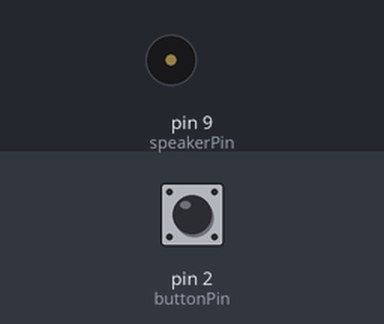
Simulated run of this sketch. Board: Arduino Uno, built with avr-gcc and run on an emulated ATmega328P. Parts: buzzer (waves = sounding). The test bench sets the inputs (shaded band); at power-on: pin 2 (buttonPin) HIGH.

Above: at 1.2 s.
1.3 s: pin 2 (buttonPin) pulled LOW for 0.15 s
At 1.75 s:
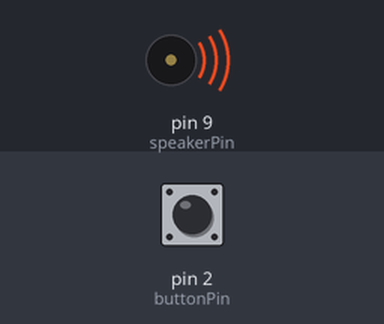
Timing chart, 0 to 10.4 s (numbered marks = the images above; inputs shaded):
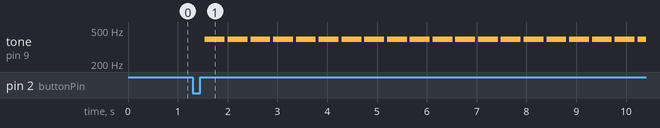

The sketch:

AnoojButton.ino
```cpp
/* Melody
 * (cleft) 2005 D. Cuartielles for K3
 *
 * This example uses a piezo speaker to play melodies.  It sends
 * a square wave of the appropriate frequency to the piezo, generating
 * the corresponding tone.
 *
 * The calculation of the tones is made following the mathematical
 * operation:
 *
 *       timeHigh = period / 2 = 1 / (2 * toneFrequency)
 *
 * where the different tones are described as in the table:
 *
 * note   frequency   period  timeHigh
 * c          261 Hz          3830  1915
 * d          294 Hz          3400  1700
 * e          329 Hz          3038  1519
 * f          349 Hz          2864  1432
 * g          392 Hz          2550  1275
 * a          440 Hz          2272  1136
 * b          493 Hz          2028  1014
 * C          523 Hz          1912  956
 *
 * http://www.arduino.cc/en/Tutorial/Melody
 */

int speakerPin = 9;
int buttonPin = 2; //pushbutton
int val = 0;

int length = 15; // the number of notes
//char notes[] = "ccggaagffeeddc "; // a space represents a rest
char notes[] = "ggggggggggggggg";

//int beats[] = { 1, 1, 1, 1, 1, 1, 2, 1, 1, 1, 1, 1, 1, 2, 4 };
int beats[] = { 1, 1, 1, 1, 1, 1, 1, 1, 1, 1, 1, 1, 1, 1, 1 };
int tempo = 100;

void playTone(int tone, int duration) {
  for (long i = 0; i < duration * 1000L; i += tone * 2) {
    digitalWrite(speakerPin, HIGH);
    delayMicroseconds(tone);
    digitalWrite(speakerPin, LOW);
    delayMicroseconds(tone);
  }
}

void playNote(char note, int duration) {
  char names[] = { 'c', 'd', 'e', 'f', 'g', 'a', 'b', 'C' };
  int tones[] = { 1915, 1700, 1519, 1432, 1275, 1136, 1014, 956 };

  // play the tone corresponding to the note name
  for (int i = 0; i < 8; i++) {
    if (names[i] == note) {
      playTone(tones[i], duration);
    }
  }
}

void setup() {
  pinMode(speakerPin, OUTPUT);
  pinMode(buttonPin, INPUT); //declare pushbutton as input
}

// Notice that this is a global variable that keeps track if the program should play the notes.
// The value of the variable will be changed each time the user presses the hidden button.
bool playNotes = false;

void loop() {
  val = digitalRead(buttonPin);
  if (val == LOW)
  {
    // The button has been pressed switch the value of playNotes
    playNotes = !playNotes;
    // Wait until the user lets go of the button.
    // This while loop will check every 200 milliseconds to see if the button is still pressed.
    // One the user lets go of the button, the value will be HIGH and code will exit the while loop
    // and continue.
    while ( digitalRead(buttonPin) == LOW ) {
      delay(200);
    }
  }

  // Play the notes if playNotes is set to true
  if ( playNotes ) {

      for (int i = 0; i < length; i++) {
        if (notes[i] == ' ') {
          delay(beats[i] * tempo); // rest
        } else {
          playNote(notes[i], beats[i] * tempo);
        }

        // pause between notes
        delay(tempo / 2);
     }
  }

}
```

Measured:
- after the input at 1.3 s, tone on pin 9 (speakerPin): alternates 391 Hz for 0.40 s and silent for 0.06 s, starting after 0.25 s
